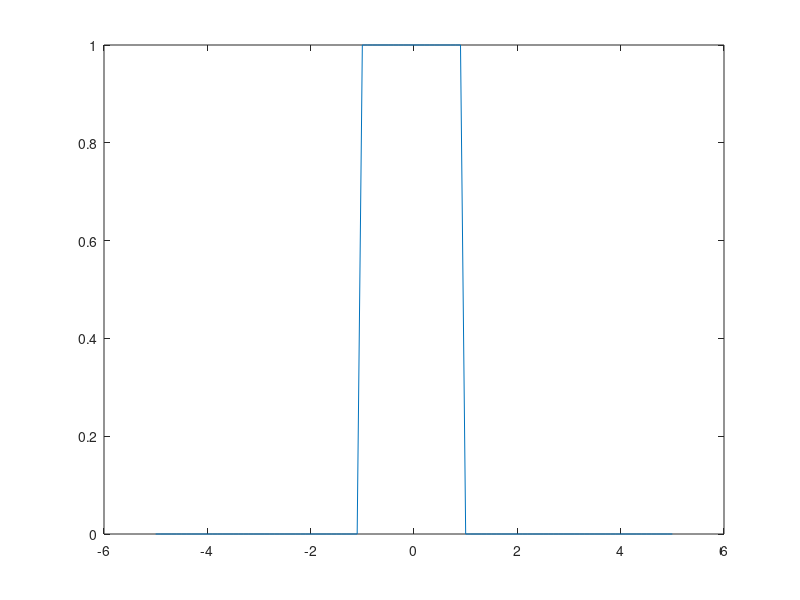
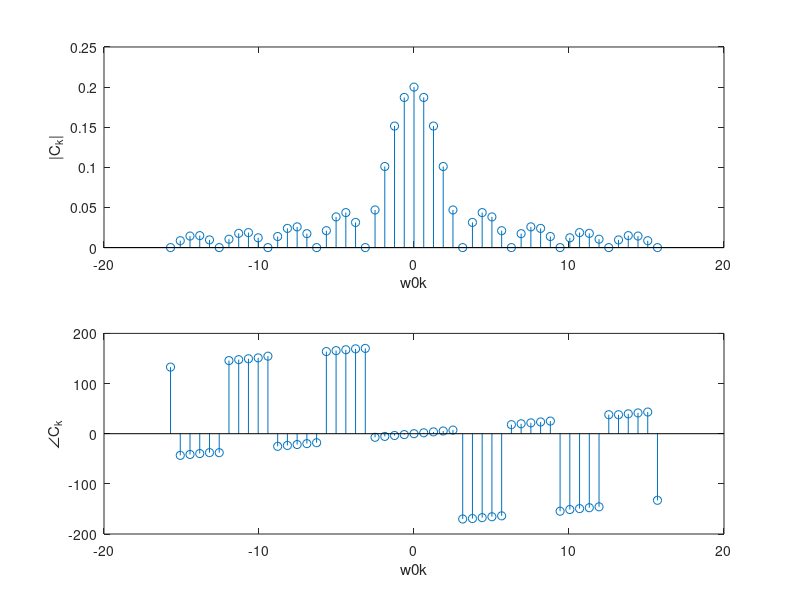
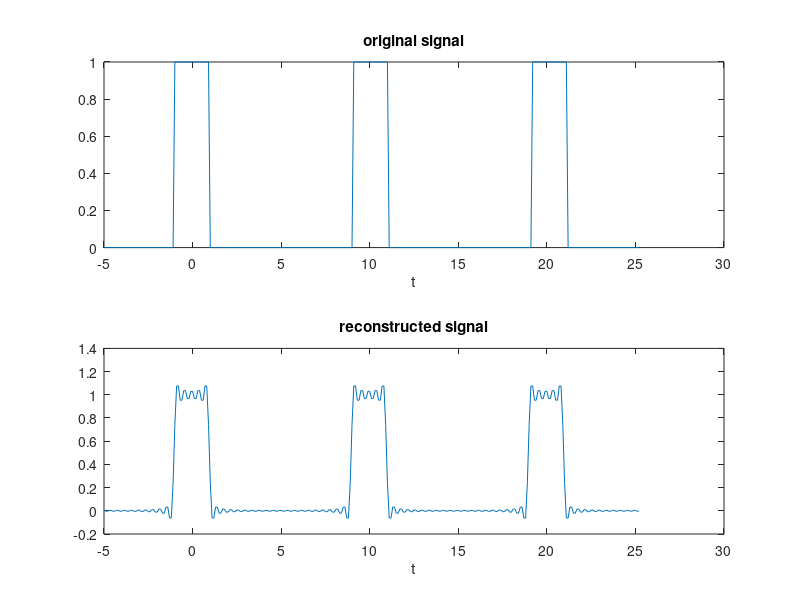

These figures' MATLAB source, in order:
close all
clear all
clc

%% signal definatioan

%define as [u(t+2)*(u(t+1)-u(t-1)]
x=@(t) (t>=-2).*((t>=-1)-(t>=1));

t_single_period=-5:0.1:5;
plot(t_single_period,x(t_single_period))
%now you finished your first part.
%% period and fundamental angular freq.
%2)define dT (step) then T the w0 in the next 3 lines.
dT=t_single_period(2)-t_single_period(1);
 T= dT*(length(t_single_period)-1); % period
w0=2*pi/T; % fundamental angular frequency

%% effectively the question is asking for reconstructing 3 cycles
% of the periodic signal

Nk=51;
% fourier_series_exp() function would plot 3 cycles of the signal
% 3) now define range k for NK=51;
k=-floor(Nk/2):floor(Nk/2)
% if Nk=11, k=-5:5; if Nk=12, k=-6:6
% 4) put the for loop as slide 7 and also you can checkfs_numerical.m ;

for ii=1:length(k)
        Ck(ii)=(1/T)*trapz(t_single_period, x(t_single_period).*exp(-j*k(ii)*w0*t_single_period));
end
        figure 
        subplot(211)
        w0k = w0*k;
% 5) use stem to draw absolute of fourier coefficient Ck ;

        stem(w0k,abs(Ck))
        
        xlabel('w0k')
        ylabel('|C_k|')
        
        w0k = w0*k;
        subplot(2,1,2)
% 6) use s to draw imaginary of fourier coefficient Ck ;

        stem(w0k,angle(Ck)*180/pi);  
        xlabel('w0k')
        ylabel('\angleC_k')
% now you finished part 2        

%7)plot 3 cycles of the signal 'x' and the reconstructed signal
%8)please check after line 28 repmat and other lines
%9) define x_extended
%10) define t_ext
x_ext=repmat(x(t_single_period),1,3);
%         t_ext=t_single_period(1):dT:t_single_period(1)+(3*length(t_single_period)-1)*dT;
      t_ext=linspace(t_single_period(1),t_single_period(1)+(length(x_ext)-1)*...
    (t_single_period(2)-t_single_period(1)),length(x_ext));

%11)slide 9 also you can check line 81 for reconstruction in fs_numerical.
x_reconstructed=zeros(size(t_ext));
        for ii=1:length(k)
            x_reconstructed=x_reconstructed+Ck(ii)*exp(j*k(ii)*w0*t_ext);
        end
        figure
        subplot(211)
        plot(t_ext,x_ext)
        xlabel('t');
        title('original signal')
        subplot(2,1,2)
        plot(t_ext,x_reconstructed)
        xlabel('t');
        title('reconstructed signal')

% end of part 3
%     
